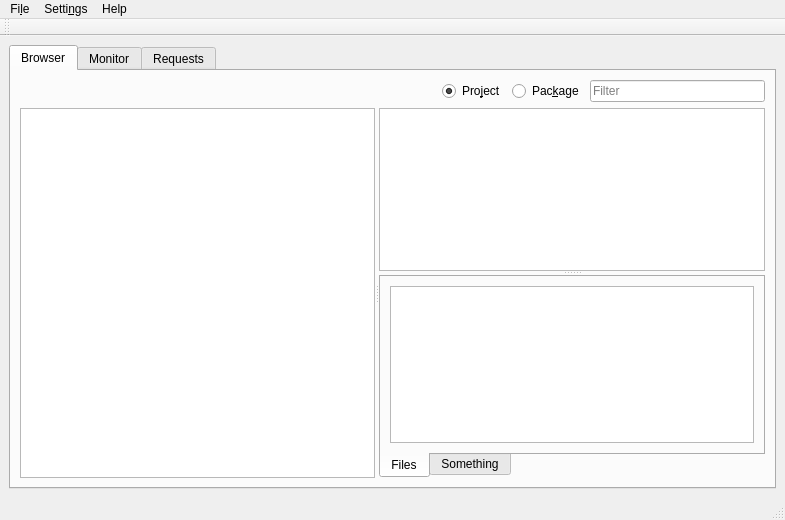
<?xml version="1.0" encoding="UTF-8"?>
<ui version="4.0">
 <class>MainWindow</class>
 <widget class="QMainWindow" name="MainWindow">
  <property name="geometry">
   <rect>
    <x>0</x>
    <y>0</y>
    <width>785</width>
    <height>520</height>
   </rect>
  </property>
  <property name="windowTitle">
   <string>Qactus</string>
  </property>
  <property name="windowIcon">
   <iconset resource="../application.qrc">
    <normaloff>:/obs.png</normaloff>:/obs.png</iconset>
  </property>
  <widget class="QWidget" name="centralwidget">
   <layout class="QGridLayout" name="gridLayout">
    <item row="0" column="0">
     <widget class="QTabWidget" name="tabWidget">
      <property name="currentIndex">
       <number>0</number>
      </property>
      <widget class="QWidget" name="browserTab">
       <attribute name="title">
        <string>Browser</string>
       </attribute>
       <layout class="QVBoxLayout" name="verticalLayout_7">
        <item>
         <layout class="QHBoxLayout" name="horizontalLayout">
          <item>
           <spacer name="horizontalSpacer">
            <property name="orientation">
             <enum>Qt::Horizontal</enum>
            </property>
            <property name="sizeHint" stdset="0">
             <size>
              <width>40</width>
              <height>20</height>
             </size>
            </property>
           </spacer>
          </item>
          <item>
           <widget class="QRadioButton" name="radioButtonProject">
            <property name="sizePolicy">
             <sizepolicy hsizetype="Fixed" vsizetype="Fixed">
              <horstretch>0</horstretch>
              <verstretch>0</verstretch>
             </sizepolicy>
            </property>
            <property name="text">
             <string>Pro&amp;ject</string>
            </property>
            <property name="checked">
             <bool>true</bool>
            </property>
           </widget>
          </item>
          <item>
           <widget class="QRadioButton" name="radioButtonPackages">
            <property name="text">
             <string>Pac&amp;kage</string>
            </property>
           </widget>
          </item>
          <item>
           <widget class="QLineEdit" name="lineEditFilter">
            <property name="sizePolicy">
             <sizepolicy hsizetype="Fixed" vsizetype="Fixed">
              <horstretch>0</horstretch>
              <verstretch>0</verstretch>
             </sizepolicy>
            </property>
            <property name="minimumSize">
             <size>
              <width>175</width>
              <height>0</height>
             </size>
            </property>
            <property name="alignment">
             <set>Qt::AlignLeading|Qt::AlignLeft|Qt::AlignVCenter</set>
            </property>
            <property name="placeholderText">
             <string>Filter</string>
            </property>
            <property name="clearButtonEnabled">
             <bool>true</bool>
            </property>
           </widget>
          </item>
         </layout>
        </item>
        <item>
         <widget class="QSplitter" name="hSplitterBrowser">
          <property name="orientation">
           <enum>Qt::Horizontal</enum>
          </property>
          <widget class="QWidget" name="verticalLayoutWidget">
           <layout class="QVBoxLayout" name="verticalLayout_6" stretch="0">
            <property name="spacing">
             <number>3</number>
            </property>
            <property name="sizeConstraint">
             <enum>QLayout::SetDefaultConstraint</enum>
            </property>
            <item>
             <widget class="QTreeView" name="treeProjects">
              <property name="sizePolicy">
               <sizepolicy hsizetype="Expanding" vsizetype="Expanding">
                <horstretch>0</horstretch>
                <verstretch>0</verstretch>
               </sizepolicy>
              </property>
              <property name="minimumSize">
               <size>
                <width>50</width>
                <height>0</height>
               </size>
              </property>
              <attribute name="headerVisible">
               <bool>false</bool>
              </attribute>
              <attribute name="headerDefaultSectionSize">
               <number>0</number>
              </attribute>
             </widget>
            </item>
           </layout>
          </widget>
          <widget class="QWidget" name="verticalLayoutWidget_2">
           <layout class="QVBoxLayout" name="verticalLayout_5">
            <item>
             <widget class="QSplitter" name="vSplitterBrowser">
              <property name="orientation">
               <enum>Qt::Vertical</enum>
              </property>
              <widget class="QTreeView" name="treeBuilds">
               <property name="sizePolicy">
                <sizepolicy hsizetype="Expanding" vsizetype="Expanding">
                 <horstretch>0</horstretch>
                 <verstretch>0</verstretch>
                </sizepolicy>
               </property>
               <property name="rootIsDecorated">
                <bool>false</bool>
               </property>
               <attribute name="headerVisible">
                <bool>false</bool>
               </attribute>
               <attribute name="headerDefaultSectionSize">
                <number>0</number>
               </attribute>
              </widget>
              <widget class="QTabWidget" name="tabWidgetPackages">
               <property name="tabPosition">
                <enum>QTabWidget::South</enum>
               </property>
               <property name="currentIndex">
                <number>0</number>
               </property>
               <widget class="QWidget" name="tabFiles">
                <attribute name="title">
                 <string>Files</string>
                </attribute>
                <layout class="QVBoxLayout" name="verticalLayout_4">
                 <item>
                  <widget class="QTreeView" name="treeFiles"/>
                 </item>
                </layout>
               </widget>
               <widget class="QWidget" name="tab_2">
                <attribute name="title">
                 <string>Something</string>
                </attribute>
               </widget>
              </widget>
             </widget>
            </item>
           </layout>
          </widget>
         </widget>
        </item>
       </layout>
      </widget>
      <widget class="QWidget" name="tabMonitor">
       <attribute name="title">
        <string>Monitor</string>
       </attribute>
       <layout class="QGridLayout" name="gridLayout_tabMonitor">
        <item row="0" column="0">
         <widget class="PackageTreeWidget" name="treePackages">
          <property name="sizePolicy">
           <sizepolicy hsizetype="Preferred" vsizetype="Preferred">
            <horstretch>0</horstretch>
            <verstretch>0</verstretch>
           </sizepolicy>
          </property>
          <property name="frameShadow">
           <enum>QFrame::Sunken</enum>
          </property>
          <property name="alternatingRowColors">
           <bool>true</bool>
          </property>
          <property name="selectionMode">
           <enum>QAbstractItemView::SingleSelection</enum>
          </property>
          <property name="selectionBehavior">
           <enum>QAbstractItemView::SelectRows</enum>
          </property>
          <property name="rootIsDecorated">
           <bool>false</bool>
          </property>
          <property name="sortingEnabled">
           <bool>true</bool>
          </property>
          <column>
           <property name="text">
            <string>Project</string>
           </property>
          </column>
          <column>
           <property name="text">
            <string>Package</string>
           </property>
          </column>
          <column>
           <property name="text">
            <string>Repository</string>
           </property>
          </column>
          <column>
           <property name="text">
            <string>Arch</string>
           </property>
          </column>
          <column>
           <property name="text">
            <string>Status</string>
           </property>
          </column>
         </widget>
        </item>
       </layout>
      </widget>
      <widget class="QWidget" name="tabRequests">
       <property name="sizePolicy">
        <sizepolicy hsizetype="Preferred" vsizetype="Preferred">
         <horstretch>0</horstretch>
         <verstretch>0</verstretch>
        </sizepolicy>
       </property>
       <attribute name="title">
        <string>Requests</string>
       </attribute>
       <layout class="QVBoxLayout" name="verticalLayout">
        <item>
         <widget class="QSplitter" name="splitter">
          <property name="orientation">
           <enum>Qt::Vertical</enum>
          </property>
          <widget class="QTreeWidget" name="treeRequests">
           <property name="sizePolicy">
            <sizepolicy hsizetype="Expanding" vsizetype="Expanding">
             <horstretch>0</horstretch>
             <verstretch>0</verstretch>
            </sizepolicy>
           </property>
           <property name="frameShape">
            <enum>QFrame::StyledPanel</enum>
           </property>
           <property name="frameShadow">
            <enum>QFrame::Sunken</enum>
           </property>
           <property name="showDropIndicator" stdset="0">
            <bool>false</bool>
           </property>
           <property name="dragDropOverwriteMode">
            <bool>false</bool>
           </property>
           <property name="alternatingRowColors">
            <bool>true</bool>
           </property>
           <property name="selectionMode">
            <enum>QAbstractItemView::SingleSelection</enum>
           </property>
           <property name="selectionBehavior">
            <enum>QAbstractItemView::SelectRows</enum>
           </property>
           <property name="rootIsDecorated">
            <bool>false</bool>
           </property>
           <property name="sortingEnabled">
            <bool>true</bool>
           </property>
           <column>
            <property name="text">
             <string>Date</string>
            </property>
           </column>
           <column>
            <property name="text">
             <string>SR#</string>
            </property>
           </column>
           <column>
            <property name="text">
             <string>Source</string>
            </property>
           </column>
           <column>
            <property name="text">
             <string>Target</string>
            </property>
           </column>
           <column>
            <property name="text">
             <string>Requester</string>
            </property>
           </column>
           <column>
            <property name="text">
             <string>Type</string>
            </property>
           </column>
           <column>
            <property name="text">
             <string>State</string>
            </property>
           </column>
          </widget>
          <widget class="QTextBrowser" name="textBrowser">
           <property name="sizePolicy">
            <sizepolicy hsizetype="Expanding" vsizetype="Expanding">
             <horstretch>0</horstretch>
             <verstretch>0</verstretch>
            </sizepolicy>
           </property>
          </widget>
         </widget>
        </item>
       </layout>
      </widget>
     </widget>
    </item>
   </layout>
  </widget>
  <widget class="QMenuBar" name="menubar">
   <property name="geometry">
    <rect>
     <x>0</x>
     <y>0</y>
     <width>785</width>
     <height>30</height>
    </rect>
   </property>
   <widget class="QMenu" name="menuFile">
    <property name="title">
     <string>Fi&amp;le</string>
    </property>
    <addaction name="actionLogin"/>
    <addaction name="actionQuit"/>
   </widget>
   <widget class="QMenu" name="menuHelp">
    <property name="title">
     <string>Help</string>
    </property>
    <addaction name="actionAbout"/>
    <addaction name="action_aboutQt"/>
   </widget>
   <widget class="QMenu" name="menuSettings">
    <property name="title">
     <string>Setti&amp;ngs</string>
    </property>
    <addaction name="actionConfigure_Qactus"/>
   </widget>
   <addaction name="menuFile"/>
   <addaction name="menuSettings"/>
   <addaction name="menuHelp"/>
  </widget>
  <widget class="QStatusBar" name="statusbar"/>
  <widget class="QToolBar" name="toolBar">
   <property name="windowTitle">
    <string>toolBar</string>
   </property>
   <attribute name="toolBarArea">
    <enum>TopToolBarArea</enum>
   </attribute>
   <attribute name="toolBarBreak">
    <bool>false</bool>
   </attribute>
  </widget>
  <action name="actionAbout">
   <property name="icon">
    <iconset resource="../application.qrc">
     <normaloff>:/icons/help-about.png</normaloff>:/icons/help-about.png</iconset>
   </property>
   <property name="text">
    <string>&amp;About</string>
   </property>
  </action>
  <action name="action_aboutQt">
   <property name="text">
    <string>About &amp;Qt</string>
   </property>
  </action>
  <action name="actionQuit">
   <property name="icon">
    <iconset resource="../application.qrc">
     <normaloff>:/icons/application-exit.png</normaloff>:/icons/application-exit.png</iconset>
   </property>
   <property name="text">
    <string>&amp;Quit</string>
   </property>
   <property name="shortcut">
    <string>Ctrl+Q</string>
   </property>
  </action>
  <action name="actionConfigure_Qactus">
   <property name="enabled">
    <bool>true</bool>
   </property>
   <property name="icon">
    <iconset resource="../application.qrc">
     <normaloff>:/icons/configure.png</normaloff>:/icons/configure.png</iconset>
   </property>
   <property name="text">
    <string>&amp;Configure Qactus</string>
   </property>
  </action>
  <action name="actionLogin">
   <property name="icon">
    <iconset resource="../application.qrc">
     <normaloff>:/icons/dialog-password.png</normaloff>:/icons/dialog-password.png</iconset>
   </property>
   <property name="text">
    <string>&amp;Login</string>
   </property>
  </action>
 </widget>
 <customwidgets>
  <customwidget>
   <class>PackageTreeWidget</class>
   <extends>QTreeWidget</extends>
   <header>packagetreewidget.h</header>
  </customwidget>
 </customwidgets>
 <resources>
  <include location="../application.qrc"/>
 </resources>
 <connections/>
</ui>
